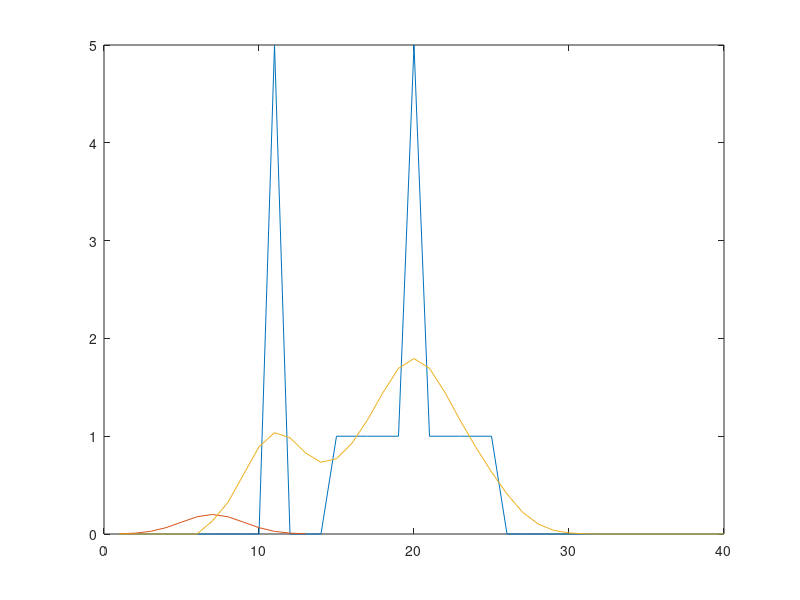

Recreate this plot in MATLAB.
function vaja2_naloga1b()
    signal = load('signal.txt');
    kernel = load('kernel.txt');
    
    conv_res = simple_convolution(signal, kernel);
    
    figure(1);
    clf;
    x_axis = linspace(1, 40, 40);
    x_axis_kernel = linspace(1, 13, 13);
    plot(signal); hold on;
    plot(kernel); hold on;
    plot(conv_res); hold on;
    
    hold off;
end

function Ig = simple_convolution(I, g)
    N = (length(g) - 1) / 2;
    Ig = zeros(1, length(I));
    for i = N+1:length(I)-N
        i_left = max([1, i - N]);
        i_right = min([length(I), i + N]);
        Ig(i) = sum(g .* I(i_left:i_right));
    end
end
    
% Jedro je Gaussovo. Vsota vseh elementov jedra je 1.